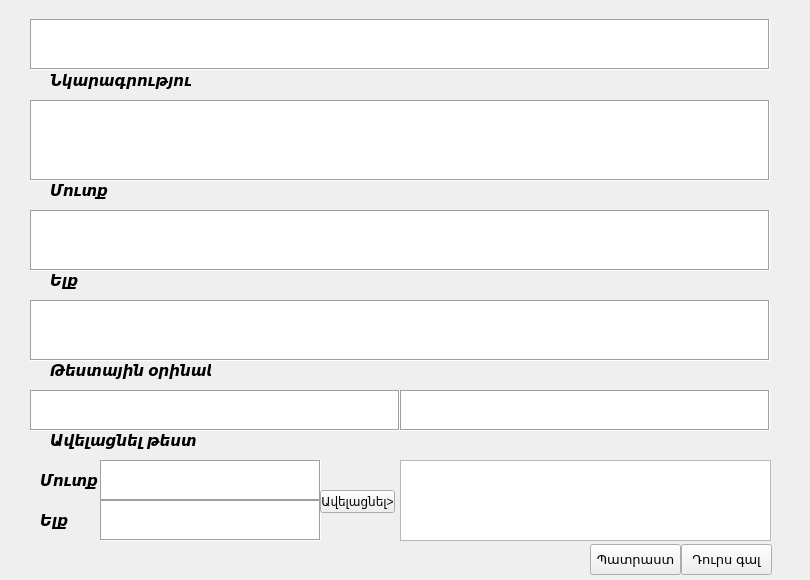
<?xml version="1.0" encoding="UTF-8"?>
<ui version="4.0">
 <class>NewProblem</class>
 <widget class="QWidget" name="NewProblem">
  <property name="geometry">
   <rect>
    <x>0</x>
    <y>0</y>
    <width>810</width>
    <height>580</height>
   </rect>
  </property>
  <property name="windowTitle">
   <string>Form</string>
  </property>
  <widget class="QLabel" name="label_2">
   <property name="geometry">
    <rect>
     <x>50</x>
     <y>180</y>
     <width>141</width>
     <height>21</height>
    </rect>
   </property>
   <property name="font">
    <font>
     <pointsize>11</pointsize>
     <weight>75</weight>
     <italic>true</italic>
     <bold>true</bold>
    </font>
   </property>
   <property name="text">
    <string>Մուտք</string>
   </property>
  </widget>
  <widget class="QPlainTextEdit" name="problem_output">
   <property name="enabled">
    <bool>true</bool>
   </property>
   <property name="geometry">
    <rect>
     <x>30</x>
     <y>300</y>
     <width>740</width>
     <height>61</height>
    </rect>
   </property>
   <property name="font">
    <font>
     <pointsize>11</pointsize>
    </font>
   </property>
   <property name="frameShape">
    <enum>QFrame::Box</enum>
   </property>
   <property name="frameShadow">
    <enum>QFrame::Sunken</enum>
   </property>
   <property name="tabStopWidth">
    <number>40</number>
   </property>
   <property name="backgroundVisible">
    <bool>false</bool>
   </property>
  </widget>
  <widget class="QPlainTextEdit" name="sample_input">
   <property name="enabled">
    <bool>true</bool>
   </property>
   <property name="geometry">
    <rect>
     <x>30</x>
     <y>390</y>
     <width>370</width>
     <height>41</height>
    </rect>
   </property>
   <property name="font">
    <font>
     <family>Consolas</family>
     <pointsize>11</pointsize>
    </font>
   </property>
   <property name="frameShape">
    <enum>QFrame::Box</enum>
   </property>
   <property name="frameShadow">
    <enum>QFrame::Sunken</enum>
   </property>
   <property name="tabStopWidth">
    <number>40</number>
   </property>
   <property name="backgroundVisible">
    <bool>false</bool>
   </property>
  </widget>
  <widget class="QLabel" name="label">
   <property name="geometry">
    <rect>
     <x>50</x>
     <y>70</y>
     <width>141</width>
     <height>21</height>
    </rect>
   </property>
   <property name="font">
    <font>
     <pointsize>11</pointsize>
     <weight>75</weight>
     <italic>true</italic>
     <bold>true</bold>
    </font>
   </property>
   <property name="text">
    <string>Նկարագրություն</string>
   </property>
  </widget>
  <widget class="QPlainTextEdit" name="sample_output">
   <property name="enabled">
    <bool>true</bool>
   </property>
   <property name="geometry">
    <rect>
     <x>400</x>
     <y>390</y>
     <width>370</width>
     <height>41</height>
    </rect>
   </property>
   <property name="font">
    <font>
     <family>Consolas</family>
     <pointsize>11</pointsize>
    </font>
   </property>
   <property name="frameShape">
    <enum>QFrame::Box</enum>
   </property>
   <property name="frameShadow">
    <enum>QFrame::Sunken</enum>
   </property>
   <property name="tabStopWidth">
    <number>40</number>
   </property>
   <property name="backgroundVisible">
    <bool>false</bool>
   </property>
  </widget>
  <widget class="QPlainTextEdit" name="problem_title">
   <property name="enabled">
    <bool>true</bool>
   </property>
   <property name="geometry">
    <rect>
     <x>30</x>
     <y>19</y>
     <width>740</width>
     <height>51</height>
    </rect>
   </property>
   <property name="font">
    <font>
     <pointsize>20</pointsize>
    </font>
   </property>
   <property name="frameShape">
    <enum>QFrame::Box</enum>
   </property>
   <property name="frameShadow">
    <enum>QFrame::Sunken</enum>
   </property>
   <property name="tabStopWidth">
    <number>40</number>
   </property>
   <property name="backgroundVisible">
    <bool>false</bool>
   </property>
  </widget>
  <widget class="QPlainTextEdit" name="problem_statement">
   <property name="enabled">
    <bool>true</bool>
   </property>
   <property name="geometry">
    <rect>
     <x>30</x>
     <y>100</y>
     <width>740</width>
     <height>81</height>
    </rect>
   </property>
   <property name="font">
    <font>
     <pointsize>11</pointsize>
    </font>
   </property>
   <property name="frameShape">
    <enum>QFrame::Box</enum>
   </property>
   <property name="frameShadow">
    <enum>QFrame::Sunken</enum>
   </property>
   <property name="tabStopWidth">
    <number>40</number>
   </property>
   <property name="backgroundVisible">
    <bool>false</bool>
   </property>
  </widget>
  <widget class="QLabel" name="label_4">
   <property name="geometry">
    <rect>
     <x>50</x>
     <y>360</y>
     <width>161</width>
     <height>21</height>
    </rect>
   </property>
   <property name="font">
    <font>
     <pointsize>11</pointsize>
     <weight>75</weight>
     <italic>true</italic>
     <bold>true</bold>
    </font>
   </property>
   <property name="text">
    <string>Թեստային օրինակ</string>
   </property>
  </widget>
  <widget class="QPlainTextEdit" name="problem_input">
   <property name="enabled">
    <bool>true</bool>
   </property>
   <property name="geometry">
    <rect>
     <x>30</x>
     <y>210</y>
     <width>740</width>
     <height>61</height>
    </rect>
   </property>
   <property name="font">
    <font>
     <pointsize>11</pointsize>
    </font>
   </property>
   <property name="frameShape">
    <enum>QFrame::Box</enum>
   </property>
   <property name="frameShadow">
    <enum>QFrame::Sunken</enum>
   </property>
   <property name="tabStopWidth">
    <number>40</number>
   </property>
   <property name="backgroundVisible">
    <bool>false</bool>
   </property>
  </widget>
  <widget class="QLabel" name="label_3">
   <property name="geometry">
    <rect>
     <x>50</x>
     <y>270</y>
     <width>141</width>
     <height>21</height>
    </rect>
   </property>
   <property name="font">
    <font>
     <pointsize>11</pointsize>
     <weight>75</weight>
     <italic>true</italic>
     <bold>true</bold>
    </font>
   </property>
   <property name="text">
    <string>Ելք</string>
   </property>
  </widget>
  <widget class="QLabel" name="label_5">
   <property name="geometry">
    <rect>
     <x>50</x>
     <y>430</y>
     <width>161</width>
     <height>21</height>
    </rect>
   </property>
   <property name="font">
    <font>
     <pointsize>11</pointsize>
     <weight>75</weight>
     <italic>true</italic>
     <bold>true</bold>
    </font>
   </property>
   <property name="text">
    <string>Ավելացնել թեստ</string>
   </property>
  </widget>
  <widget class="QPlainTextEdit" name="test_input">
   <property name="enabled">
    <bool>true</bool>
   </property>
   <property name="geometry">
    <rect>
     <x>100</x>
     <y>460</y>
     <width>221</width>
     <height>41</height>
    </rect>
   </property>
   <property name="font">
    <font>
     <family>Consolas</family>
     <pointsize>11</pointsize>
    </font>
   </property>
   <property name="frameShape">
    <enum>QFrame::Box</enum>
   </property>
   <property name="frameShadow">
    <enum>QFrame::Sunken</enum>
   </property>
   <property name="tabStopWidth">
    <number>40</number>
   </property>
   <property name="backgroundVisible">
    <bool>false</bool>
   </property>
  </widget>
  <widget class="QPlainTextEdit" name="test_output">
   <property name="enabled">
    <bool>true</bool>
   </property>
   <property name="geometry">
    <rect>
     <x>100</x>
     <y>500</y>
     <width>221</width>
     <height>41</height>
    </rect>
   </property>
   <property name="font">
    <font>
     <family>Consolas</family>
     <pointsize>11</pointsize>
    </font>
   </property>
   <property name="frameShape">
    <enum>QFrame::Box</enum>
   </property>
   <property name="frameShadow">
    <enum>QFrame::Sunken</enum>
   </property>
   <property name="tabStopWidth">
    <number>40</number>
   </property>
   <property name="backgroundVisible">
    <bool>false</bool>
   </property>
  </widget>
  <widget class="QPushButton" name="pushButton">
   <property name="geometry">
    <rect>
     <x>320</x>
     <y>490</y>
     <width>75</width>
     <height>23</height>
    </rect>
   </property>
   <property name="text">
    <string>Ավելացնել&gt;</string>
   </property>
  </widget>
  <widget class="QLabel" name="label_6">
   <property name="geometry">
    <rect>
     <x>40</x>
     <y>470</y>
     <width>61</width>
     <height>21</height>
    </rect>
   </property>
   <property name="font">
    <font>
     <pointsize>11</pointsize>
     <weight>75</weight>
     <italic>true</italic>
     <bold>true</bold>
    </font>
   </property>
   <property name="text">
    <string>Մուտք</string>
   </property>
  </widget>
  <widget class="QLabel" name="label_7">
   <property name="geometry">
    <rect>
     <x>40</x>
     <y>510</y>
     <width>61</width>
     <height>21</height>
    </rect>
   </property>
   <property name="font">
    <font>
     <pointsize>11</pointsize>
     <weight>75</weight>
     <italic>true</italic>
     <bold>true</bold>
    </font>
   </property>
   <property name="text">
    <string>Ելք</string>
   </property>
  </widget>
  <widget class="QTableView" name="tableView">
   <property name="geometry">
    <rect>
     <x>400</x>
     <y>460</y>
     <width>371</width>
     <height>81</height>
    </rect>
   </property>
  </widget>
  <widget class="QPushButton" name="pushButton_2">
   <property name="geometry">
    <rect>
     <x>590</x>
     <y>544</y>
     <width>91</width>
     <height>31</height>
    </rect>
   </property>
   <property name="font">
    <font>
     <pointsize>10</pointsize>
    </font>
   </property>
   <property name="text">
    <string>Պատրաստ</string>
   </property>
  </widget>
  <widget class="QPushButton" name="pushButton_3">
   <property name="geometry">
    <rect>
     <x>681</x>
     <y>544</y>
     <width>91</width>
     <height>31</height>
    </rect>
   </property>
   <property name="font">
    <font>
     <pointsize>10</pointsize>
    </font>
   </property>
   <property name="text">
    <string>Դուրս գալ</string>
   </property>
  </widget>
 </widget>
 <resources/>
 <connections/>
</ui>
